Frame 1 (no input): blank canvas, image omitted
Frame 60 (no input): blank canvas, image omitted
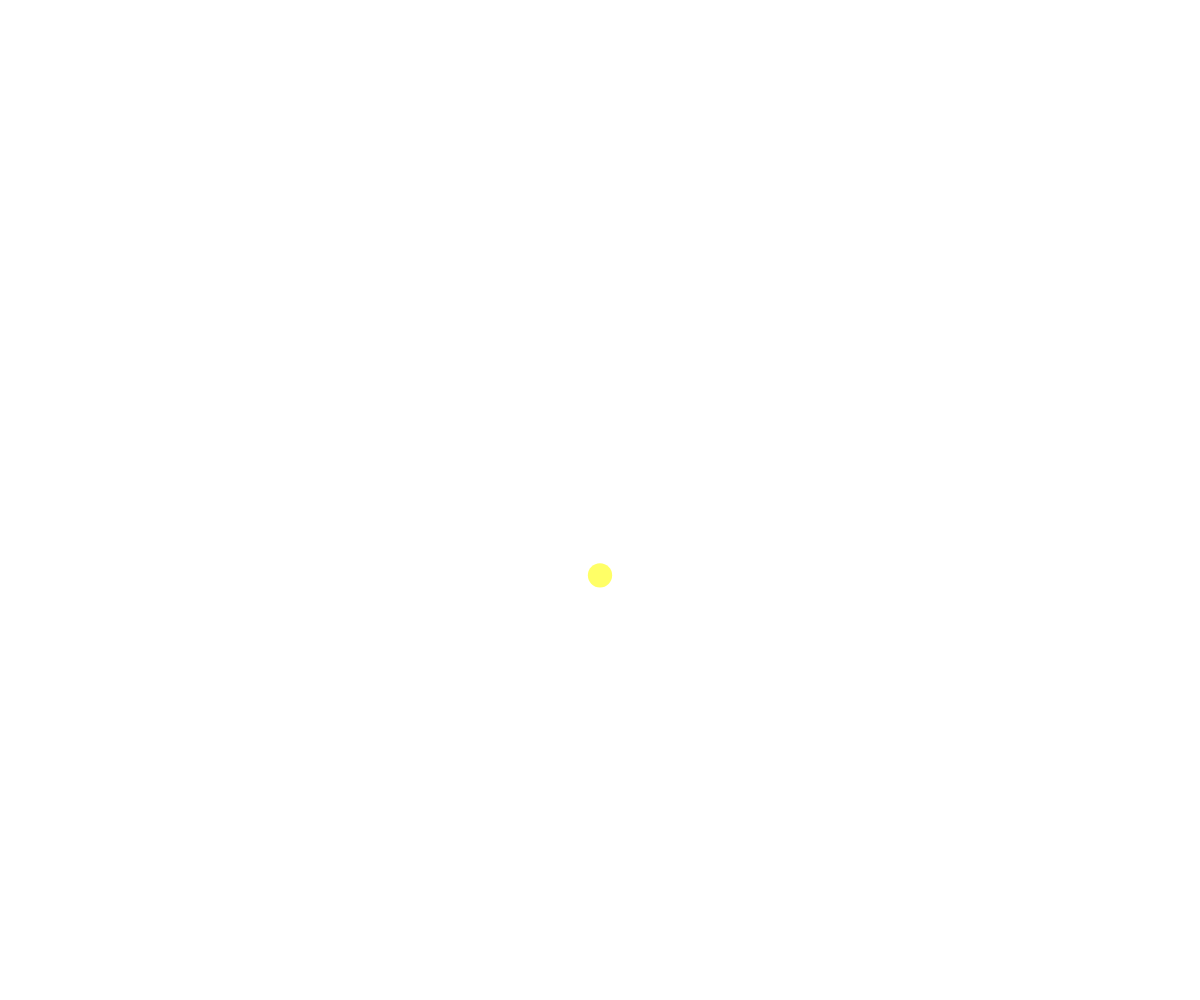
Frame 120 (the mouse pressed at the canvas centre since frame 60)

The p5.js sketch whose frames 1 and 60 were blank and that drew this single picture after the mouse press (run headless with seeded random() and noise() and a simulated clock; from frame 60 on, the mouse is pressed at the canvas centre):

// p5.js sketch
// ── sketch.js
var particles = [];

function setup() {
  createCanvas(windowWidth, windowHeight);
  colorMode(HSL);
  blendMode(HARD_LIGHT);
}
function mouseDragged() {
  particles.push(new Particle(mouseX, mouseY, random(1,3)));
}
function mousePressed() {
  particles.push(new Particle(mouseX, mouseY, random(1,3)));
}
function draw() {
  background(360, 100, 100);
  particles.map(function(p) {
    var gravity = createVector(0, 0.1);
    p.applyForce(gravity);
    p.update();
    p.display();
  })
}

function Particle(x, y, m) {
  this.pos = createVector(x, y);
  this.vel = createVector(0, 0);
  this.acc = createVector(0, 0);
  this.mass = m;
  this.fillColor = color(random(360), 100, 60);

  this.applyForce = function(force) {
    var f = force.copy();
    this.acc.add(f.div(this.mass));
  }
  
  this.edges = function() {
    if(this.pos.y > height) {
      this.vel.y *= -1;
      this.pos.y = height;
    }
  }
  this.update = function() {
    this.vel.add(this.acc);
    this.pos.add(this.vel);
    this.acc.set(0, 0);
    this.edges();
  }
  this.display = function() {
    noStroke();
    fill(this.fillColor);
    ellipse(this.pos.x, this.pos.y, this.mass * 10, this.mass * 10);
  }
}
